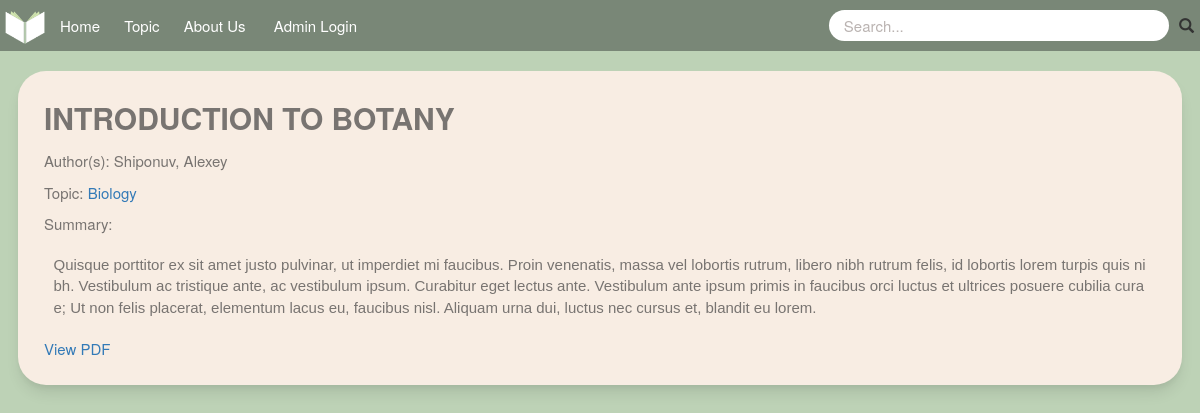
Page /book/3 on the committed database.
### models.py (models this page shows, shortened)
class Book(db.Model):
    __bind_key__ = 'books'
    id = db.Column(db.Integer, primary_key=True)
    title = db.Column(db.String(400), nullable=False)
    author = db.Column(db.String(400), nullable=False)
    url = db.Column(db.String(600), nullable=False)
    topic = db.Column(db.String(20), nullable=False)
    summary = db.Column(db.Text, nullable=False)
    date_created = db.Column(db.DateTime, default=datetime.utcnow)

### main.py (the view)
@main.route('/book/<int:id>')
def book(id):
    book = Book.query.get_or_404(id)
    return render_template("book.html", book=book)

### templates/book.html (shortened to what this page needs)
{% extends 'base.html' %}
{% block body %}
<div class="panel" style="width: 97%; max-height:80vh; overflow: auto; margin: 2rem auto; align-self: center;">
    <p style="font-size: 3rem; font-weight:bold">{{book.title}}</p>
    <p>Author(s): {{book.author}}</p>
    <p>Topic:<a href='/filter/{{book.topic}}'> {{book.topic}}</a></p>
    <p>Summary:</p>
    <pre
        style="background-color: transparent; border:none; white-space: pre-wrap; font-size: 15px; font-family: Helvetica; color:#787471ff">{{book.summary}}</pre>
    <a href={{book.url}} target="_blank" rel="noopener noreferrer">View PDF</a>
</div>
{% endblock %}

### static/css/main.css (style rules this page uses)
body { font-size:1.5rem; background-color: #bdd2b6ff; }
.panel { background-color: #f8ede3ff; border-radius: 28px; padding: 2.5rem; margin: 0.75rem; color: #787471ff; --tw-shadow: 0 10px 15px -3px rgba(0, 0, 0, 0.1), 0 4px 6px -2px rgba(0, 0, 0, 0.05); box-shadow: var(--tw-ring-offset-shadow, 0 0 #0000), var(--tw-ring-shadow, 0 0 #0000), var(--tw-shadow); height: fit-content; width: fit-content; overflow: auto; }

### rows in the picture
Book: title "INTRODUCTION TO BOTANY", author "Shiponuv, Alexey", topic "Biology", summary "Quisque porttitor ex sit amet justo pulvinar, ut imperdiet mi faucibus. Proin venenatis, massa vel lobortis rutrum, libero nibh rutrum felis, id lobortis lorem turpis quis nibh. Vestibulum ac tristique ante, ac vestibulum ipsum. Curabitur eget lectus ante. Vestibulum ante ipsum primis in faucibus orci luctus et ultrices posuere cubilia curae; Ut non felis placerat, elementum lacus eu, faucibus nisl. Aliquam urna dui, luctus nec cursus et, blandit eu lorem."
